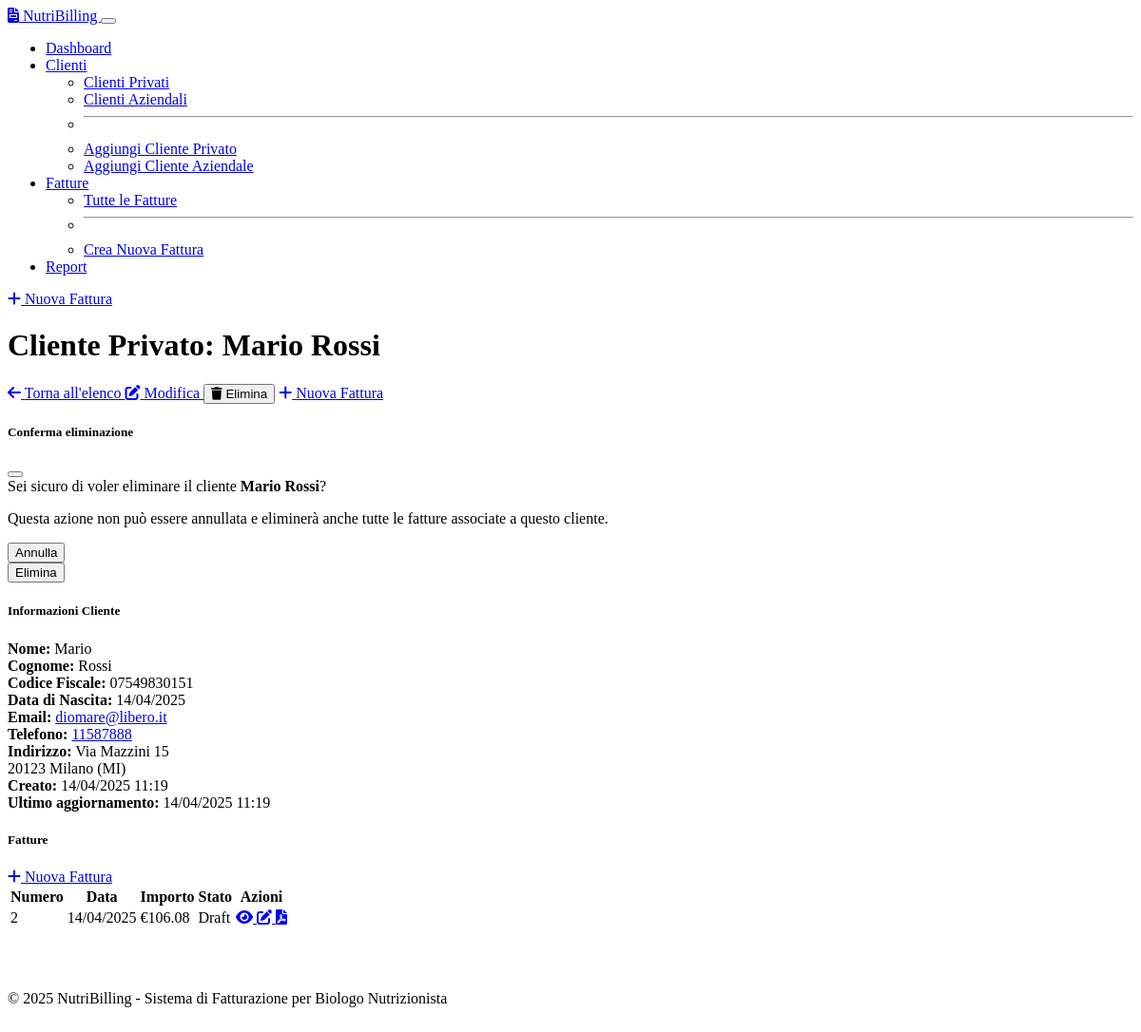
The app's page /clients/private/view/1, older data.
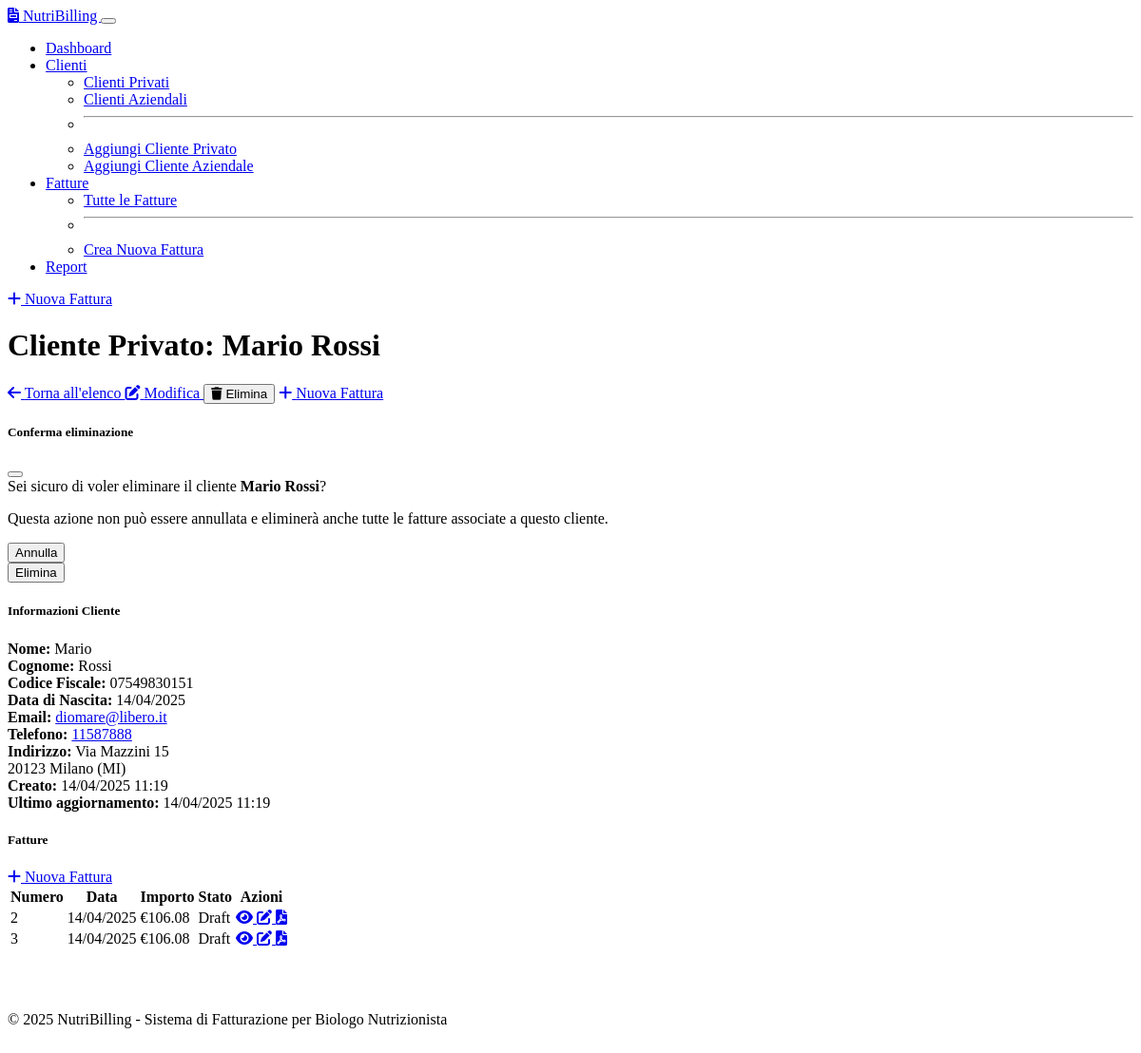
The same page, newer data.
### models.py (models this page shows, shortened)
class Invoice(db.Model):
    __tablename__ = 'invoices'
    id = db.Column(db.Integer, primary_key=True)
    invoice_number = db.Column(db.String(50), nullable=False, unique=True)
    invoice_date = db.Column(db.Date, nullable=False, default=datetime.utcnow().date)
    private_client_id = db.Column(db.Integer, db.ForeignKey('private_clients.id'), nullable=True)
    business_client_id = db.Column(db.Integer, db.ForeignKey('business_clients.id'), nullable=True)
    payment_method = db.Column(db.String(100), nullable=True)
    notes = db.Column(db.Text, nullable=True)
    payment_due_date = db.Column(db.Date, nullable=True)
    status = db.Column(db.String(20), nullable=False, default='draft')  # draft, sent, paid, cancelled
    sent_to_sdi = db.Column(db.Boolean, default=False)  # Sent to Sistema di Interscambio
    sent_to_sts = db.Column(db.Boolean, default=False)  # Sent to Sistema Tessera Sanitaria
    health_service_related = db.Column(db.Boolean, default=False)  # If related to health services
    apply_enpab = db.Column(db.Boolean, default=True)  # Apply ENPAB contribution (4%)
    apply_stamp = db.Column(db.Boolean, default=True)  # Apply revenue stamp (€2.00)
    stamp_amount = db.Column(db.Float, default=2.00)  # Revenue stamp amount, default €2.00
    enpab_rate = db.Column(db.Float, default=4.00)  # ENPAB rate, default 4%
    created_at = db.Column(db.DateTime, default=lambda: datetime.now(timezone.utc))
    updated_at = db.Column(db.DateTime, default=lambda: datetime.now(timezone.utc), onupdate=lambda: datetime.now(timezone.utc))
    items = db.relationship('InvoiceItem', backref='invoice', lazy=True, cascade="all, delete-orphan")
    @property
    def subtotal(self):
        return sum(item.total_price for item in self.items)
    @property
    def enpab_amount(self):
        if not self.apply_enpab:
            return 0
        stamp_amount = self.stamp_amount if self.apply_stamp else 0
        return (self.subtotal + stamp_amount) * (self.enpab_rate / 100)
    @property
    def taxable_amount(self):
        return self.subtotal + self.enpab_amount
    @property
    def total_vat(self):
        items_vat = sum(item.total_price * (item.vat_rate / 100) for item in self.items)
        has_vat_items = any(item.vat_rate > 0 for item in self.items)
        enpab_vat = 0
        if has_vat_items and self.apply_enpab:
            enpab_without_stamp = self.subtotal * (self.enpab_rate / 100)
            enpab_vat = enpab_without_stamp * 0.22
        return items_vat + enpab_vat
    @property
    def stamp_duty(self):
        if not self.apply_stamp:
            return 0
        return self.stamp_amount
    @property
    def total(self):
        return self.taxable_amount + self.total_vat + self.stamp_duty

class InvoiceItem(db.Model):
    __tablename__ = 'invoice_items'
    id = db.Column(db.Integer, primary_key=True)
    invoice_id = db.Column(db.Integer, db.ForeignKey('invoices.id', ondelete='CASCADE'), nullable=False)
    description = db.Column(db.String(255), nullable=False)
    quantity = db.Column(db.Integer, nullable=False, default=1)
    unit_price = db.Column(db.Float, nullable=False)
    vat_rate = db.Column(db.Float, nullable=False, default=22.0)  # Default 22% VAT in Italy
    exemption_reason = db.Column(db.String(255), nullable=True)
    created_at = db.Column(db.DateTime, default=lambda: datetime.now(timezone.utc))
    updated_at = db.Column(db.DateTime, default=lambda: datetime.now(timezone.utc), onupdate=lambda: datetime.now(timezone.utc))
    @property
    def total_price(self):
        return self.quantity * self.unit_price

### routes.py (the view)
@app.route('/clients/private/view/<int:client_id>')
def view_private_client(client_id):
    client = PrivateClient.query.get_or_404(client_id)
    invoices = Invoice.query.filter_by(private_client_id=client_id).order_by(Invoice.invoice_date.desc()).all()
    return render_template('clients/view.html', client=client, invoices=invoices, client_type='private')

### app.py (called while the page is built)
@app.context_processor
def utility_processor():
    def now():
        return datetime.now()
    return dict(now=now)

### templates/clients/view.html (shortened to what the changed rows need)
{% extends "base.html" %}
{% block page_title %}
{{ "Cliente Privato" if client_type == "private" else "Cliente Aziendale" }}: {{ client.first_name + " " + client.last_name if client_type == "private" else client.business_name }}
{% endblock %}
{% block content %}
<div class="row">
    <div class="col-md-7">
        <div class="card">
            <div class="card-body">
                {% if invoices %}
                <div class="table-responsive">
                    <table class="table table-striped table-hover">
                        <thead>
                            <tr>
                                <th>Numero</th>
                                <th>Data</th>
                                <th>Importo</th>
                                <th>Stato</th>
                                <th>Azioni</th>
                            </tr>
                        </thead>
                        <tbody>
                            {% for invoice in invoices %}
                            <tr>
                                <td>{{ invoice.invoice_number }}</td>
                                <td>{{ invoice.invoice_date.strftime('%d/%m/%Y') }}</td>
                                <td>€{{ "%.2f"|format(invoice.total) }}</td>
                                <td>
                                    <span class="badge {% if invoice.status == 'draft' %}bg-secondary{% elif invoice.status == 'sent' %}bg-primary{% elif invoice.status == 'paid' %}bg-success{% elif invoice.status == 'cancelled' %}bg-danger{% endif %}">
                                        {{ invoice.status|capitalize }}
                                    </span>
                                </td>
                                <td>
                                    <div class="btn-group" role="group">
                                        <a href="{{ url_for('view_invoice', invoice_id=invoice.id) }}" class="btn btn-sm btn-info">
                                            <i class="fas fa-eye"></i>
                                        </a>
                                        <a href="{{ url_for('edit_invoice', invoice_id=invoice.id) }}" class="btn btn-sm btn-warning">
                                            <i class="fas fa-edit"></i>
                                        </a>
                                        <a href="{{ url_for('generate_invoice_pdf', invoice_id=invoice.id) }}" class="btn btn-sm btn-primary">
                                            <i class="fas fa-file-pdf"></i>
                                        </a>
                                    </div>
                                </td>
                            </tr>
                            {% endfor %}
                        </tbody>
                    </table>
                </div>
                {% else %}
                <div class="alert alert-info mb-0">
                    Nessuna fattura trovata per questo cliente.
                    <a href="{{ url_for('add_invoice') }}" class="alert-link">Crea una nuova fattura</a>
                </div>
                {% endif %}
            </div>
        </div>
    </div>
</div>
{% endblock %}

Row changes from the older to the newer data that the page shows:
added Invoice: invoice_number "3", invoice_date "14/04/2025", status "Draft"
added InvoiceItem: total "106.08"
